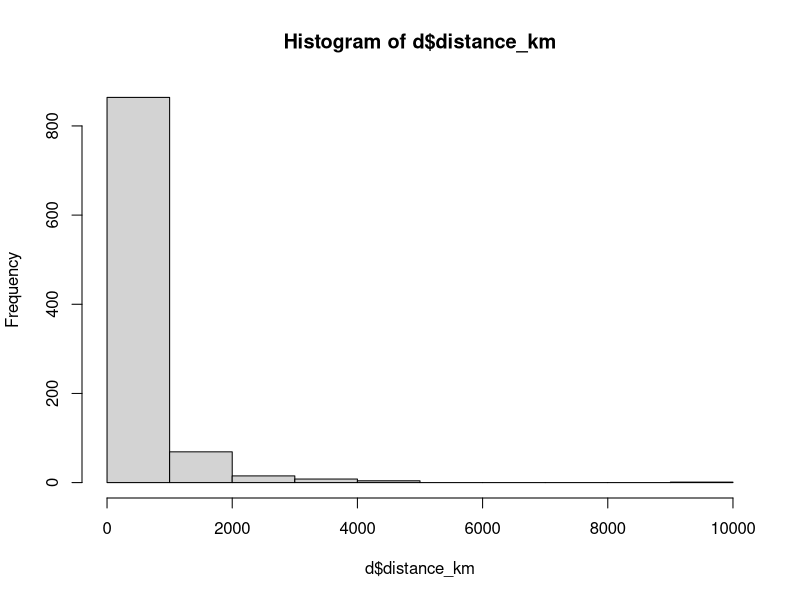
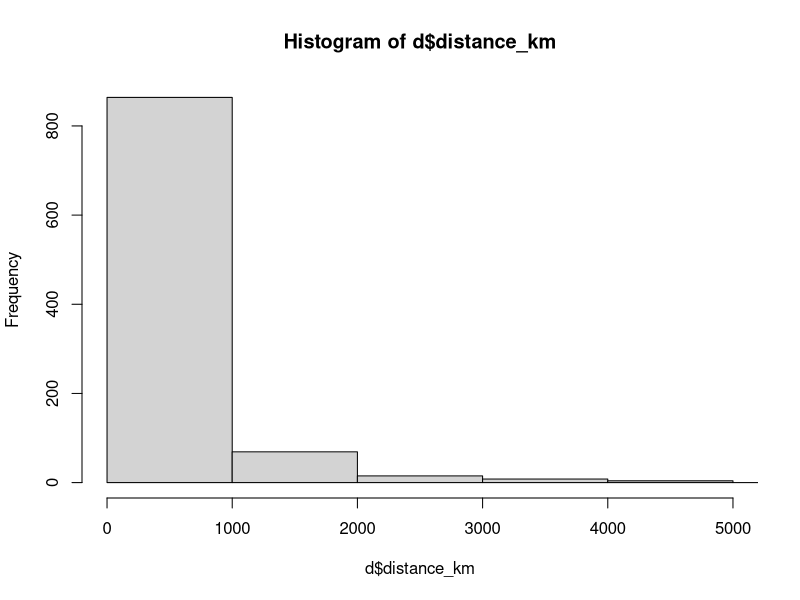
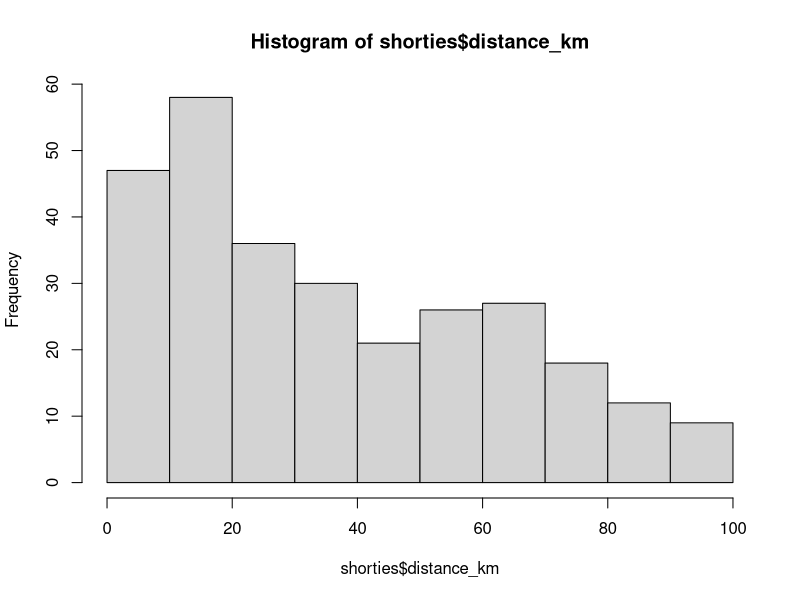
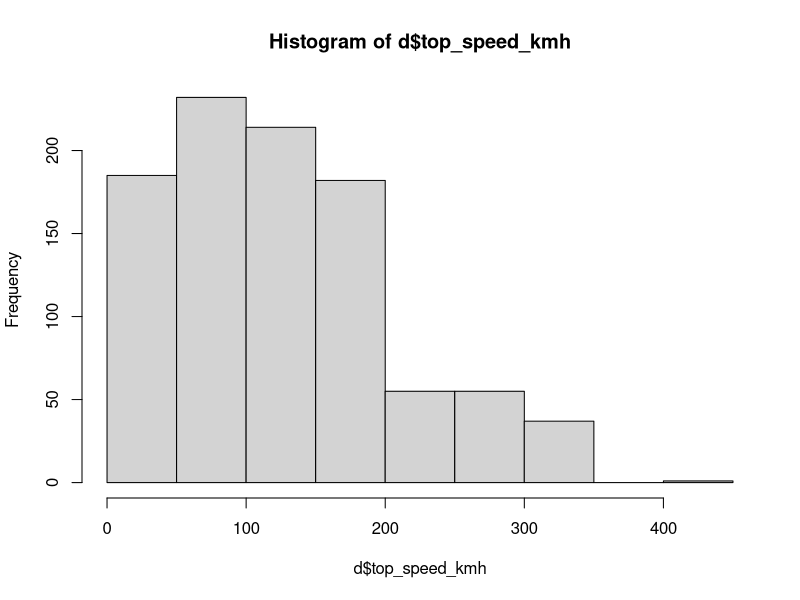
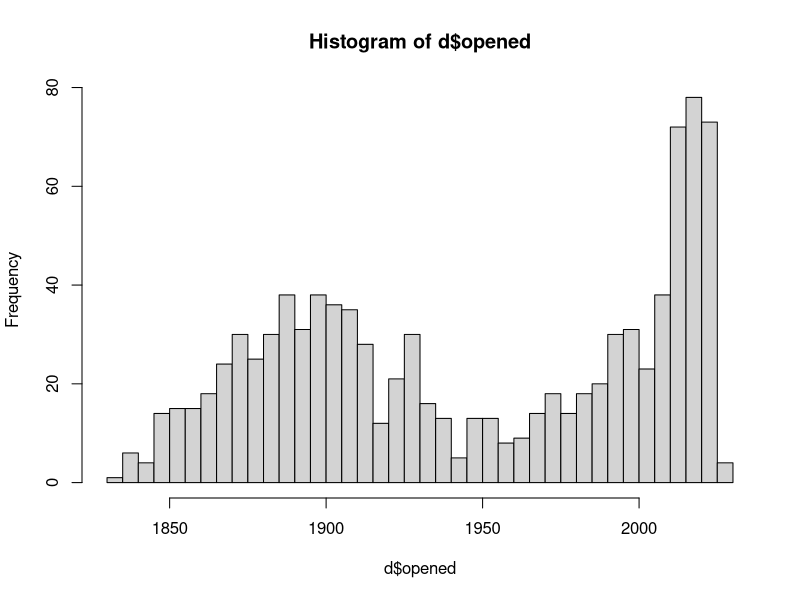
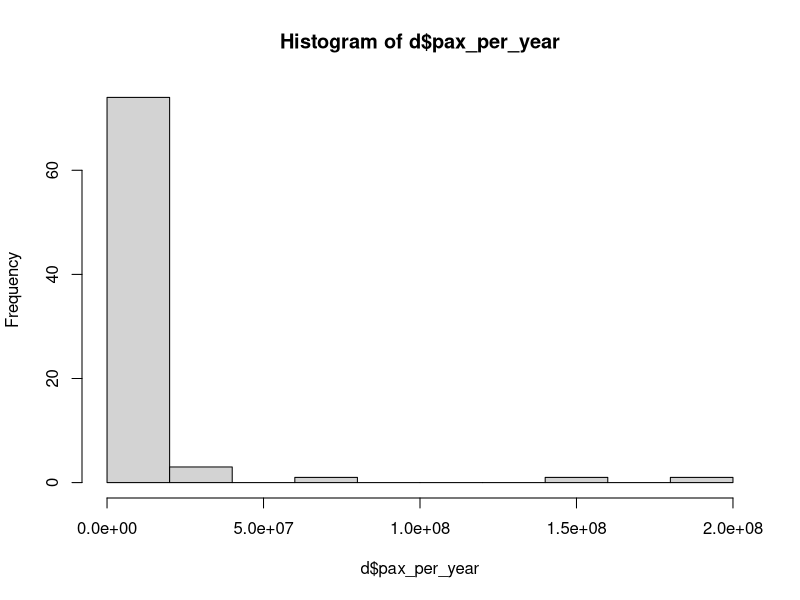

Recreate these plots in R, in order.
## ---- chunk 1
library(tidyverse)
library(here)
## ---- chunk 2
d <- read.csv(here("data", "train_router", "routes.csv"))
## ---- chunk 3
glimpse(d)
## ---- chunk 4
summary(d)
## ---- chunk 5
length(unique(d$id))
length(unique(d$name))
## ---- chunk 6
length(unique(d$from))
length(unique(d$to))
## ---- chunk 7
d |> 
  count(category)
## ---- chunk 8
d |> 
  count(train)
## ---- chunk 9
d |> 
  count(operator, sort =TRUE)
## ---- chunk 10
hist(d$distance_km)
## ---- chunk 11
hist(d$distance_km, 
     xlim = c(0,5000))
## ---- chunk 12
shorties <- d |> 
  filter(distance_km < 100)

hist(shorties$distance_km)
  
## ---- chunk 13
hist(d$top_speed_kmh)
## ---- chunk 14
head(d$duration)
## ---- chunk 15
hist(d$opened, breaks = 30)
## ---- chunk 16
sum(is.na(d$pax_per_year))
## ---- chunk 17
hist(d$pax_per_year)
## ---- chunk 18
head(d$countries)
## ---- chunk 19
length(unique(d$countries))
## ---- chunk 20
head(d$highlight)
